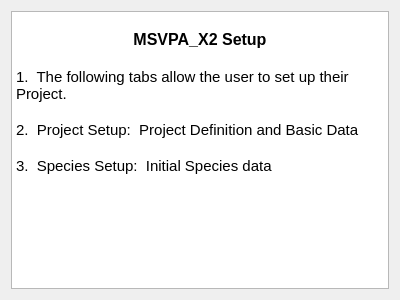
<?xml version="1.0" encoding="UTF-8"?>
<ui version="4.0">
 <class>Form</class>
 <widget class="QWidget" name="Form">
  <property name="geometry">
   <rect>
    <x>0</x>
    <y>0</y>
    <width>400</width>
    <height>300</height>
   </rect>
  </property>
  <property name="windowTitle">
   <string>Form</string>
  </property>
  <layout class="QVBoxLayout" name="verticalLayout">
   <item>
    <widget class="QTextBrowser" name="Setup_Tab1_RequirementsTE">
     <property name="toolTip">
      <string>Program setup information.  (Shift-F1 and Click for more details.)</string>
     </property>
     <property name="statusTip">
      <string>Program setup information.  (Shift-F1 and Click for more details.)</string>
     </property>
     <property name="whatsThis">
      <string>&lt;html&gt;&lt;head/&gt;&lt;body&gt;&lt;p align=&quot;center&quot;&gt;&lt;span style=&quot; font-weight:600;&quot;&gt;MSVPA_X2 Setup&lt;/span&gt;&lt;/p&gt;&lt;p&gt;The program is setup by the user entering in both Project data and Species data in the following panels.&lt;/p&gt;&lt;p&gt;A Project File is a file which contains information such as directory and database name for the project.&lt;/p&gt;&lt;p&gt;MSVPA_X2 uses an underlying database to store its information. In addition to the database, CSV files are used to bring program data into the database. In Panel 3, users create templated CSV files that they then populate. They may populate the data by either entering the data manually in MSVPA_X2 as they proceed through the SSVPA, MSVPA, and Forecast sections or they may click the Load buttons that they'll encounter throughout the program. Using the Load button requires that the user has updated the templated CSV files with appropriate data in their Spreadsheet program of choice.&lt;br/&gt;&lt;/p&gt;&lt;/body&gt;&lt;/html&gt;</string>
     </property>
     <property name="readOnly">
      <bool>true</bool>
     </property>
     <property name="html">
      <string>&lt;!DOCTYPE HTML PUBLIC &quot;-//W3C//DTD HTML 4.0//EN&quot; &quot;http://www.w3.org/TR/REC-html40/strict.dtd&quot;&gt;
&lt;html&gt;&lt;head&gt;&lt;meta name=&quot;qrichtext&quot; content=&quot;1&quot; /&gt;&lt;style type=&quot;text/css&quot;&gt;
p, li { white-space: pre-wrap; }
&lt;/style&gt;&lt;/head&gt;&lt;body style=&quot; font-family:'Noto Sans'; font-size:9pt; font-weight:400; font-style:normal;&quot;&gt;
&lt;p style=&quot;-qt-paragraph-type:empty; margin-top:0px; margin-bottom:0px; margin-left:0px; margin-right:0px; -qt-block-indent:0; text-indent:0px;&quot;&gt;&lt;br /&gt;&lt;/p&gt;
&lt;p align=&quot;center&quot; style=&quot; margin-top:0px; margin-bottom:0px; margin-left:0px; margin-right:0px; -qt-block-indent:0; text-indent:0px;&quot;&gt;&lt;span style=&quot; font-size:12pt; font-weight:600;&quot;&gt;MSVPA_X2 Setup&lt;/span&gt;&lt;/p&gt;
&lt;p align=&quot;center&quot; style=&quot;-qt-paragraph-type:empty; margin-top:0px; margin-bottom:0px; margin-left:0px; margin-right:0px; -qt-block-indent:0; text-indent:0px; font-size:12pt; font-weight:600;&quot;&gt;&lt;br /&gt;&lt;/p&gt;
&lt;p style=&quot; margin-top:0px; margin-bottom:0px; margin-left:0px; margin-right:0px; -qt-block-indent:0; text-indent:0px;&quot;&gt;&lt;span style=&quot; font-size:11pt;&quot;&gt;1.  The following tabs allow the user to set up their Project.&lt;/span&gt;&lt;/p&gt;
&lt;p style=&quot;-qt-paragraph-type:empty; margin-top:0px; margin-bottom:0px; margin-left:0px; margin-right:0px; -qt-block-indent:0; text-indent:0px; font-size:11pt;&quot;&gt;&lt;br /&gt;&lt;/p&gt;
&lt;p style=&quot; margin-top:0px; margin-bottom:0px; margin-left:0px; margin-right:0px; -qt-block-indent:0; text-indent:0px;&quot;&gt;&lt;span style=&quot; font-size:11pt;&quot;&gt;2.  Project Setup:  Project Definition and Basic Data&lt;/span&gt;&lt;/p&gt;
&lt;p style=&quot;-qt-paragraph-type:empty; margin-top:0px; margin-bottom:0px; margin-left:0px; margin-right:0px; -qt-block-indent:0; text-indent:0px; font-size:11pt;&quot;&gt;&lt;br /&gt;&lt;/p&gt;
&lt;p style=&quot; margin-top:0px; margin-bottom:0px; margin-left:0px; margin-right:0px; -qt-block-indent:0; text-indent:0px;&quot;&gt;&lt;span style=&quot; font-size:11pt;&quot;&gt;3.  Species Setup:  Initial Species data&lt;/span&gt;&lt;/p&gt;
&lt;p style=&quot;-qt-paragraph-type:empty; margin-top:0px; margin-bottom:0px; margin-left:0px; margin-right:0px; -qt-block-indent:0; text-indent:0px; font-size:11pt;&quot;&gt;&lt;br /&gt;&lt;/p&gt;
&lt;p style=&quot;-qt-paragraph-type:empty; margin-top:0px; margin-bottom:0px; margin-left:0px; margin-right:0px; -qt-block-indent:0; text-indent:0px; font-size:11pt;&quot;&gt;&lt;br /&gt;&lt;/p&gt;&lt;/body&gt;&lt;/html&gt;</string>
     </property>
     <property name="openExternalLinks">
      <bool>true</bool>
     </property>
    </widget>
   </item>
  </layout>
 </widget>
 <resources/>
 <connections/>
</ui>
